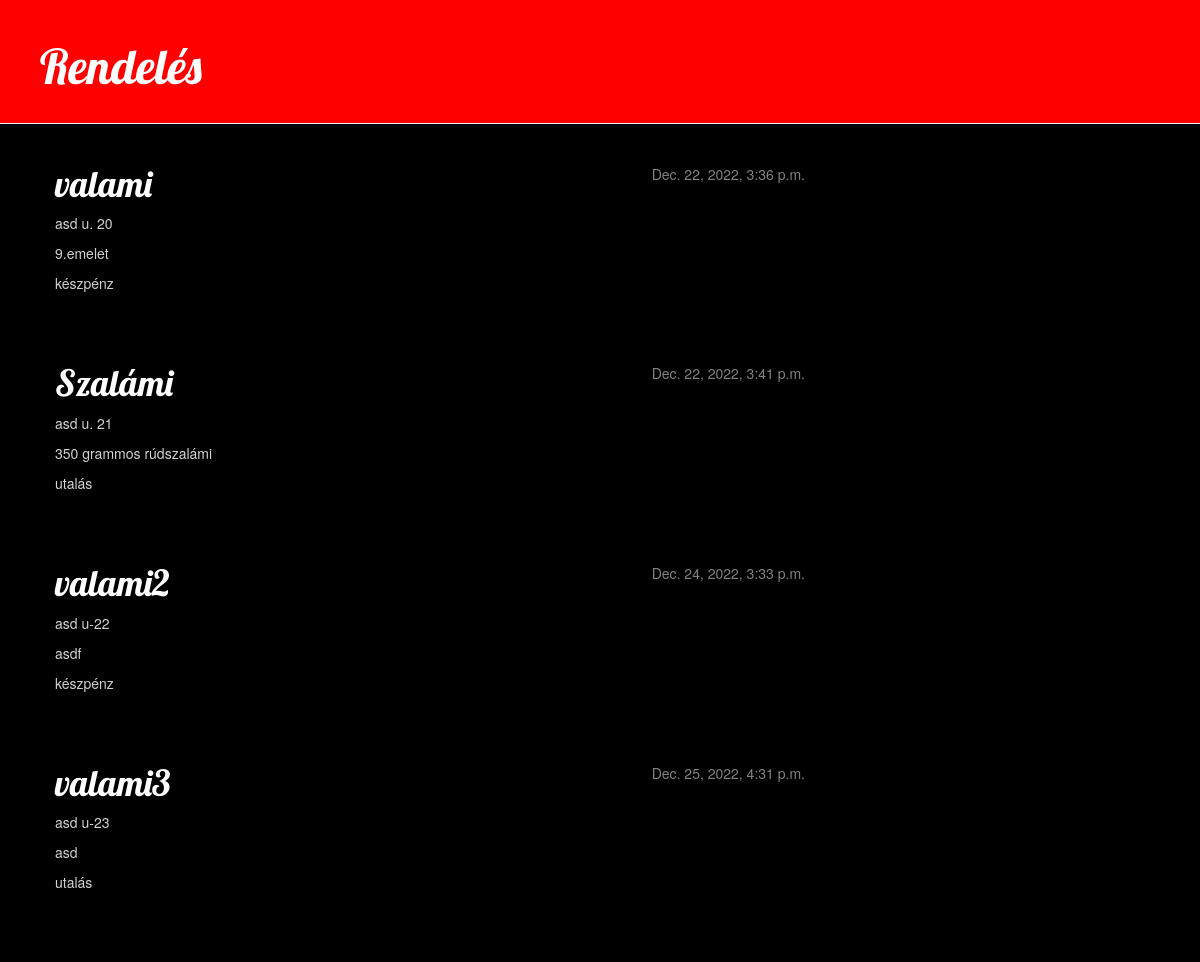
The page / on the database its author committed.
### rendeles/models.py (models this page shows, shortened)
class Post(models.Model):
    author = models.ForeignKey(settings.AUTH_USER_MODEL, on_delete=models.CASCADE)
    rendelt_termek = models.CharField(max_length=150)
    lakcim = models.CharField(max_length=150)
    megjegyzes = models.TextField()
    fzetes_modja=models.CharField(max_length=50)
    created_date = models.DateTimeField(
            default=timezone.now)
    published_date = models.DateTimeField(
            blank=True, null=True)

### rendeles/views.py (the view)
# urls.py: url(r'^$', views.post_list, name='post_list'),
def post_list(request):
    posts = Post.objects.filter(published_date__lte=timezone.now()).order_by('published_date')
    return render(request, 'rendeles/post_list.html', {'posts': posts})

### rendeles/templates/rendeles/post_list.html
{% extends 'rendeles/base.html' %}
                {% block content %}
                    {% for post in posts %}
                        <div class="post">
                            <div class="date">
                                {{ post.published_date }}
                            </div>
                            <h1><a href="{% url 'post_detail' pk=post.pk %}">{{ post.rendelt_termek }}</a></h1>
                            <p>{{ post.lakcim|linebreaksbr }}</p>
                            <p>{{ post.megjegyzes|linebreaksbr }}</p>
                            <p>{{ post.fzetes_modja|linebreaksbr }}</p>
                        </div>
                    {% endfor %}
                {% endblock %}

### rendeles/templates/rendeles/base.html (shortened to what this page needs)
{% load static %}
<html>
    <head>
        <link rel="stylesheet" href="//maxcdn.bootstrapcdn.com/bootstrap/3.2.0/css/bootstrap.min.css">
        <link rel="stylesheet" href="//maxcdn.bootstrapcdn.com/bootstrap/3.2.0/css/bootstrap-theme.min.css">
        <link rel="stylesheet" href="{% static 'css/rendeles.css' %}">
    </head>
    <body>
        <div class="page-header">
            <h1><a href="/">Rendelés</a></h1>
        </div>
        <div class="content container">
            <div class="row">
                <div class="col-md-8">
                {% block content %}
                {% endblock %}
                </div>
            </div>
        </div>
    </body>
</html>

### rendeles/static/css/rendeles.css (style rules this page uses)
h1 a { color: #FCA205; font-family: 'Lobster'; }
body { background-color:black; color:lightgrey; }
.page-header { background-color: red; margin-top: 0; padding: 20px 20px 20px 40px; }
.page-header h1, .page-header h1 a, .page-header h1 a:visited, .page-header h1 a:active { color: #ffffff; font-size: 36pt; text-decoration: none; }
.content { margin-left: 40px; }
h1, h2, h3, h4 { font-family: 'Lobster', cursive; }
.date { float: right; color: #828282; }
.post { margin-bottom: 70px; }
.post h1 a, .post h1 a:visited { color: white; }

### rows shown on the page
Post: published_date "Dec. 22, 2022, 3:36 p.m.", rendelt_termek "valami", lakcim "asd u. 20", megjegyzes "9.emelet", fzetes_modja "készpénz"
Post: published_date "Dec. 22, 2022, 3:41 p.m.", rendelt_termek "Szalámi", lakcim "asd u. 21", megjegyzes "350 grammos rúdszalámi", fzetes_modja "utalás"
Post: published_date "Dec. 24, 2022, 3:33 p.m.", rendelt_termek "valami2", lakcim "asd u-22", megjegyzes "asdf", fzetes_modja "készpénz"
Post: published_date "Dec. 25, 2022, 4:31 p.m.", rendelt_termek "valami3", lakcim "asd u-23", megjegyzes "asd", fzetes_modja "utalás"
